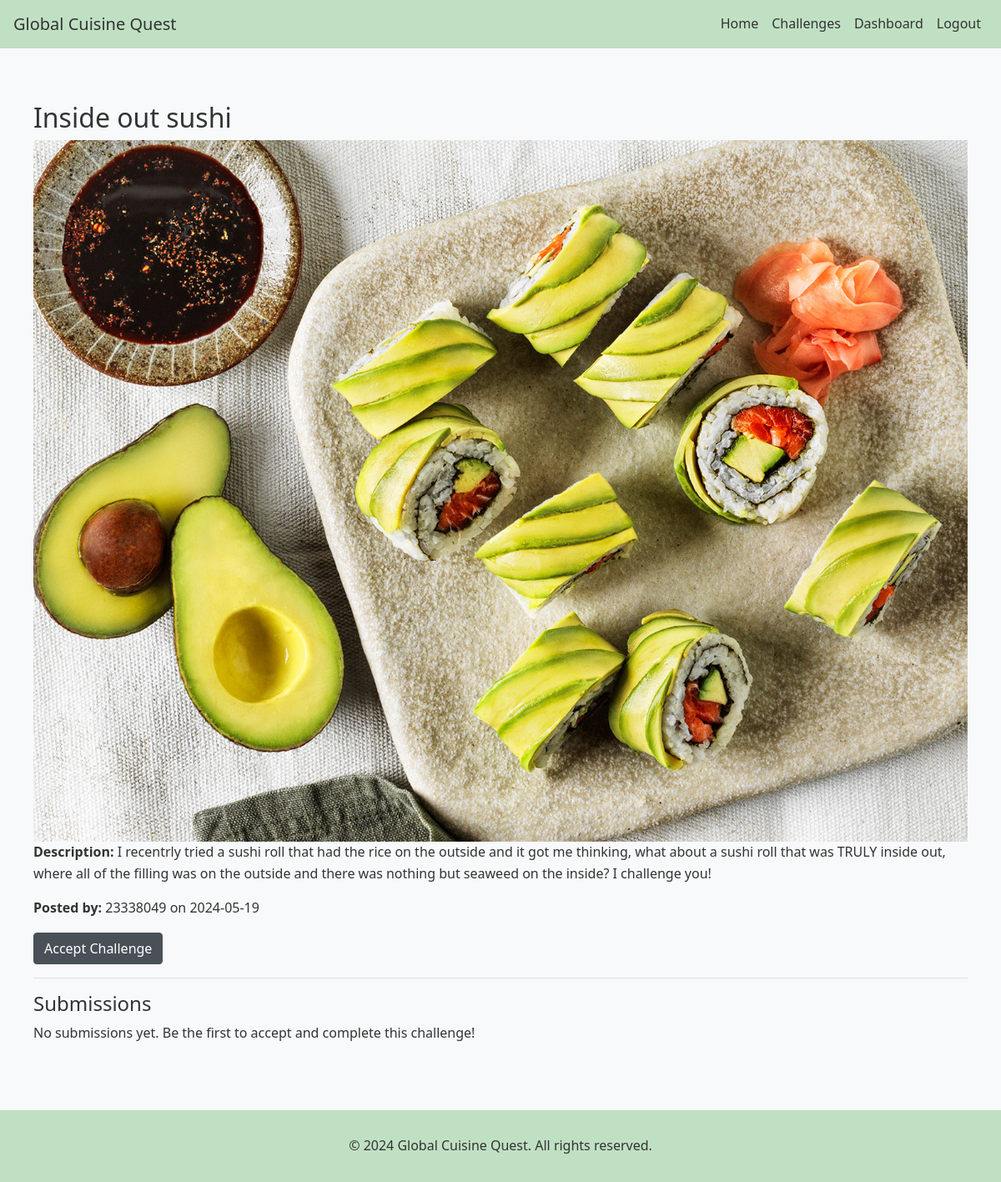
/challenge/6 (signed in), run on the app's committed database.
### globalcuisine/models.py (models this page shows, shortened)
class Challenge(db.Model):
    id = db.Column(db.Integer, primary_key=True)
    title = db.Column(db.String(100), nullable=False)
    recipe_type = db.Column(db.String(100), nullable=False)
    description = db.Column(db.Text, nullable=False)
    is_recipe = db.Column(db.Boolean, nullable=False)
    ingredients = db.Column(db.Text, nullable=False)
    recipe_instructions = db.Column(db.Text, nullable=False)
    created_at = db.Column(db.DateTime, nullable=False, default=datetime.utcnow)
    cuisine_type = db.Column(db.String(100))  # Make sure this line exists
    cuisine_style = db.Column(db.String(100))  # Make sure this line exists
    difficulty_level = db.Column(db.String(50), nullable=False)
    image_filename = db.Column(db.String(255))
    user_id = db.Column(db.Integer, db.ForeignKey('user.id'), nullable=False)
    submissions = db.relationship('Submission', backref='challenge', lazy=True)
    active_users = db.relationship('ActiveChallenge', backref='challenge', lazy=True)
    completed_users = db.relationship('CompletedChallenge', backref='challenge', lazy=True)

class User(UserMixin, db.Model):
    id = db.Column(db.Integer, primary_key=True)
    username = db.Column(db.String(100), unique=True, nullable=False)
    email = db.Column(db.String(120), unique=True, nullable=False)
    password_hash = db.Column(db.String(128))
    challenges = db.relationship('Challenge', backref='author', lazy=True)
    submissions = db.relationship('Submission', backref='user', lazy=True)
    active_challenges = db.relationship('ActiveChallenge', backref='user', lazy=True)
    completed_challenges = db.relationship('CompletedChallenge', backref='user', lazy=True)

### globalcuisine/main.py (the view)
@main.route('/challenge/<int:challenge_id>')
@login_required
def challenge_detail(challenge_id):
    challenge = Challenge.query.get_or_404(challenge_id)
    active_challenge = ActiveChallenge.query.filter_by(user_id=current_user.id, challenge_id=challenge_id).first()
    completed_challenge = CompletedChallenge.query.filter_by(user_id=current_user.id, challenge_id=challenge_id).first()
    submissions = Submission.query.filter_by(challenge_id=challenge_id).all()
    return render_template('challenge_detail.html', challenge=challenge, active_challenge=active_challenge,
                           completed_challenge=completed_challenge, submissions=submissions)

### globalcuisine/templates/challenge_detail.html (shortened to what this page needs)
{% extends "base.html" %}
{% block content %}
<div class="container mt-4">
    <h2>{{ challenge.title }}</h2>
    <img src="{{ url_for('static', filename='images/' ~ challenge.image_filename) }}" alt="{{ challenge.title }}" class="img-fluid">
    <p><strong>Description:</strong> {{ challenge.description }}</p>
    <p><strong>Posted by:</strong> {{ challenge.author.username }} on {{ challenge.created_at.strftime('%Y-%m-%d') }}</p>
    {% if current_user.is_authenticated %}
        {% if active_challenge %}
            <form action="{{ url_for('main.submit_challenge', challenge_id=challenge.id) }}" method="post">
                <button type="submit" class="btn btn-success">Submit Challenge</button>
            </form>
            <form action="{{ url_for('main.cancel_challenge', challenge_id=challenge.id) }}" method="post" style="display:inline;">
                <button type="submit" class="btn btn-danger">Cancel Challenge</button>
            </form>
        {% elif completed_challenge %}
            <p>You have completed this challenge.</p>
        {% else %}
            <form action="{{ url_for('main.accept_challenge', challenge_id=challenge.id) }}" method="post">
                <button type="submit" class="btn btn-primary">Accept Challenge</button>
            </form>
        {% endif %}
    {% else %}
        <p><a href="{{ url_for('auth.login') }}">Log in</a> to accept or submit this challenge.</p>
    {% endif %}
    <hr>
    <h4>Submissions</h4>
    {% if submissions %}
        <div class="list-group">
            {% for submission in submissions %}
                <a href="#" class="list-group-item list-group-item-action">
                    <h5 class="mb-1">{{ submission.user.username }}'s submission</h5>
                    {% if submission.image_filename %}
                        <img src="{{ url_for('static', filename='images/' ~ submission.image_filename) }}" alt="Submission Image" class="img-fluid">
                    {% endif %}
                    <p class="mb-1">{{ submission.comment | truncate(100) }}</p>
                    <small>Submitted on {{ submission.created_at.strftime('%Y-%m-%d') }}</small>
                </a>
            {% endfor %}
        </div>
    {% else %}
        <p>No submissions yet. Be the first to accept and complete this challenge!</p>
    {% endif %}
</div>
{% endblock %}

### globalcuisine/static/css/style.css (style rules this page uses)
body { font-family: 'Segoe UI', Tahoma, Geneva, Verdana, sans-serif; background-color: #f8f9fa; color: #333; line-height: 1.6; display: flex; flex-direction: column; min-height: 100vh; }
.container { max-width: 1200px; margin: 0 auto; padding: 20px; }
h1, h2, h3, h4, h5, h6 { color: #333; }
p { margin-bottom: 1em; }
.btn-primary { background-color: #495057; border-color: #495057; }

### data on the page
Challenge: title "Inside out sushi", image_filename (picture), description "I recentrly tried a sushi roll that had the rice on the outside and it got me thinking, what about a sushi roll that was TRULY inside out, where all of the filling was on the outside and there was nothing but seaweed on the inside? I challenge you!", created_at "2024-05-19"
User: author.username "23338049"
